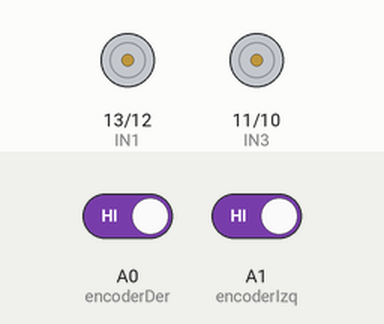
Recording of a sketch running on a simulated Arduino Uno, built with avr-gcc and run on an emulated ATmega328P. Shown: motor-driver pin pairs drawn as motors (green arrow = first pin HIGH = forward, orange = second pin HIGH = backward, longer = more drive, scaled by the enable pin). Inputs (shaded band) come from the test bench; at power-on: A0 (encoderDer) HIGH, A1 (encoderIzq) HIGH.

Above: at 0.2 s.
At 13.38 s:
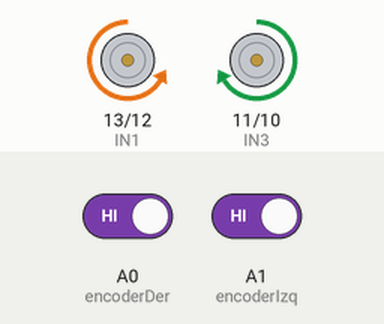
At 23.3 s:
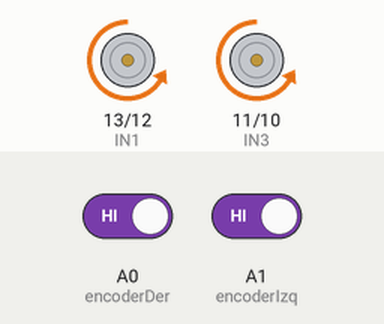
Timing chart, 0 to 27.5 s (numbered marks = the images above):
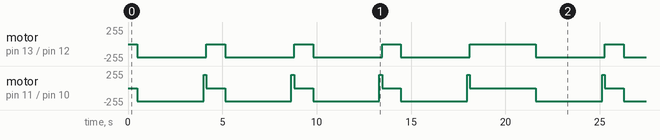

Measured:
- by itself, motor on pin 13 (IN1) / pin 12 (IN2): repeats every 21.1 s: 3 × (stopped 1.0 s, backward 200/255 3.7 s), stopped 3.5 s, backward 200/255 3.7 s
- by itself, motor on pin 11 (IN3) / pin 10 (IN4): repeats every 21.1 s: forward 200/255 0.15 s, stopped 1.0 s, backward 200/255 3.5 s, forward 200/255 0.15 s, stopped 1.0 s, backward 200/255 3.5 s, forward 200/255 0.15 s, stopped 1.0 s, backward 200/255 3.5 s, forward 200/255 0.15 s, stopped 3.5 s, backward 200/255 3.5 s

The sketch:

Trayectoria.ino
```cpp
///Valores de los motores
// Motor A
int ENA = 6;
int IN1 = 13;
int IN2 = 12;

// Motor B
int ENB = 5;
int IN3 = 11;
int IN4 = 10;
int vel = 200;

int encoderDer = A0;
int encoderIzq = A1;
int counterEncDer = 0;
int counterEncIzq = 0;
unsigned long t0 = 0;

int encDerVal = 1;
int encIzqVal = 1;
int currVal = 0;


void setup() {
  // put your setup code here, to run once:
  pinMode(encoderDer, INPUT);
  encDerVal = digitalRead(encoderDer);
  pinMode(encoderIzq, INPUT);
  encIzqVal = digitalRead(encoderIzq);

  pinMode(IN2, OUTPUT);
  pinMode(IN1, OUTPUT);
   pinMode(IN3, OUTPUT);
  pinMode(IN4, OUTPUT);


}

void loop() {
  delay(500);
 Adelante();
  delay(2500);
  Derecha();
  delay(1);
  Izquierda();
  delay(1);
  Adelante();
  delay(1000);
  Derecha();
  delay(1);
  Izquierda();
  delay(1);

  Derecha();
  delay(150);
  Parar();
  delay(1000);

  Adelante();
  delay(2500);
  Derecha();
  delay(1);
  Izquierda();
  delay(1);
  Adelante();
  delay(1000);
  Derecha();
  delay(1);
  Izquierda();
  delay(1);

  Derecha();
  delay(150);
  Parar();
  delay(1000);

  Adelante();
  delay(2500);
  Derecha();
  delay(1);
  Izquierda();
  delay(1);
  Adelante();
  delay(1000);
  Derecha();
  delay(1);
  Izquierda();
  delay(1);

  Derecha();
  delay(150);
  Parar();
  delay(1000);

 Adelante();
  delay(2500);
  Derecha();
  delay(1);
  Izquierda();
  delay(1);
  Adelante();
  delay(1000);
  Derecha();
  delay(1);
  Izquierda();
  delay(1);

  Derecha();
  delay(150);
  Parar();
  delay(3000);


}
void Atras ()
{
 //Direccion motor A
 digitalWrite (IN1, HIGH);
 digitalWrite (IN2, LOW);

 //Direccion motor B
 digitalWrite (IN3, HIGH);
 digitalWrite (IN4, LOW);
 analogWrite (ENB, vel); //Velocidad motor B
 analogWrite (ENA, vel); //Velocidad motor A
}
void Parar ()
{
 //Direccion motor A
 digitalWrite (IN1, LOW);
 digitalWrite (IN2, LOW);
 //Direccion motor B
 digitalWrite (IN3, LOW);
 digitalWrite (IN4, LOW);
 analogWrite (ENB, 0); //Velocidad motor B
 analogWrite (ENA, 0); //Velocidad motor A

}

void Adelante ()
{
 //Direccion motor A
 digitalWrite (IN1, LOW);
 digitalWrite (IN2, HIGH);
  //Direccion motor B
 digitalWrite (IN3, LOW);
 digitalWrite (IN4, HIGH);
 analogWrite (ENB, vel); //Velocidad motor B
 analogWrite (ENA, vel); //Velocidad motor A

}

void Derecha ()
{
 //Direccion motor A
 digitalWrite (IN1, LOW);
 digitalWrite (IN2, HIGH);
 //Direccion motor B
 digitalWrite (IN3, HIGH);
 digitalWrite (IN4, LOW);
 analogWrite (ENB, vel); //Velocidad motor A
 analogWrite (ENA, vel); //Velocidad motor A

}
void Izquierda ()
{
 //Direccion motor A
 digitalWrite (IN1, HIGH);
 digitalWrite (IN2, LOW);
 //Direccion motor B
 digitalWrite (IN3, LOW);
 digitalWrite (IN4, HIGH);
 analogWrite (ENB, vel); //Velocidad motor A
 analogWrite (ENA, vel); //Velocidad motor A

}
```
